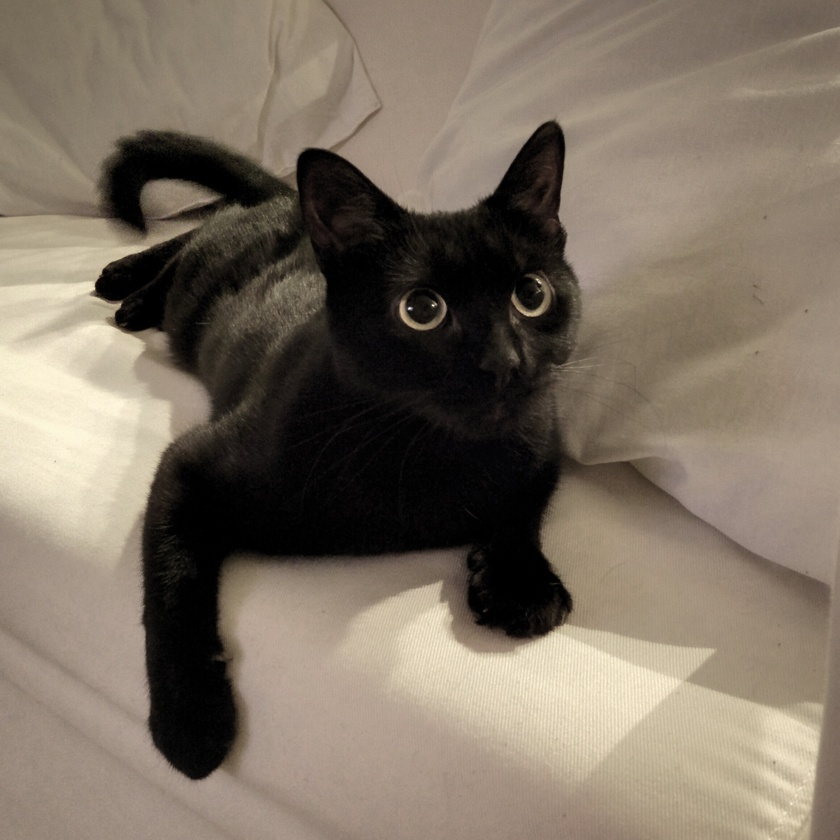
#> input picture input/cat.jpg, 840 x 840 px, shrunk from 2318 x 2318 before the run; its folder holds only this picture in this run
$ python ascii_art.py
#> lines starting #> are read from the running program, lines starting #| are printed output that depends on the picture
from PIL import Image
import numpy as np
import requests
import shutil
import os
import argparse
from urllib.parse import urlparse


class AsciiConverter:
    # See http://paulbourke.net/dataformats/asciiart/ for examples of greyscale
    GSCALE1 = '$@B%8&WM#*oahkbdpqwmZO0QLCJUYXzcvunxrjft/\|()1{}[]?-_+~<>i!lI;:,"^`\'. '
    GSCALE2 = "@%#*+=-:. "

    def __init__(self, seventy_shades_of_grey, num_columns):
        self.num_columns = num_columns
        self.scale = 0.43  # Good default ratio of w/h for Courier font
        self.seventy_shades_of_grey = seventy_shades_of_grey

    def convert_image_to_greyscale(self, filename):
        self.image = Image.open(filename).convert("L")
        self.image_width, self.image_height = self.image.size[0], self.image.size[1]
        self.tile_width = self.image_width/self.num_columns  # Scale to desired output width
        self.tile_height = self.tile_width/self.scale  # Scale due to ratio and scale of the font
        self.rows = int(self.image_height/self.tile_height)  # Number of rows in the final grid

    def get_average_luminosity(self, image):
        image_array = np.array(image)  # 2D Array of brightness
        width, height = image_array.shape
        return np.average(image_array.reshape(width * height))  # Resize to flat array then compute average brightness

    def generate_ascii_content_of_image(self):
        ascii_image = []

        for j in range(self.rows):
            # Start and ending y-coords of image tiles, convert to int to bucketize
            y1 = int(j * self.tile_height)
            y2 = int((j + 1) * self.tile_height)

            # Because tiling only matches with width and height being exact multiples, correct last tile
            if j == self.rows - 1:
                y2 = self.image_height

            ascii_image.append("")
            for i in range(self.num_columns):
                x1 = int(i * self.tile_width)
                x2 = int((i + 1) * self.tile_width)
                # correct the last tile
                if i == self.num_columns - 1:
                    x2 = self.image_width

                # crop the image to extract the tile into another Image object
                img = self.image.crop((x1, y1, x2, y2))
                # get the average luminace
                average = int(self.get_average_luminosity(img))
                # look up the ASCII character for the greyscale value
                if self.seventy_shades_of_grey:
                    greyscale_value = self.GSCALE1[int((average * 69) / 255)]
                else:
                    greyscale_value = self.GSCALE2[int((average * 9) / 255)]
                # append the ASCII character to the string
                ascii_image[j] += greyscale_value  # TODO GREG slow - update using index
        return ascii_image

    def write_to_text_file(self, ascii_image, output_filename):
        with open(output_filename, 'w') as f:
            for row in ascii_image:
                f.write(row + '\n')


def do_convert(input_filename, output_filename, width=80, seventy_shades_of_grey=False):
    converter = AsciiConverter(seventy_shades_of_grey, width)
    converter.convert_image_to_greyscale(input_filename)
    ascii_image = converter.generate_ascii_content_of_image()
    converter.write_to_text_file(ascii_image, output_filename)


def get_image(url):
    filename = 'input/' + urlparse(url).path.split("/")[-1]
    if not os.path.isfile(filename):
        print("Downloading {} as {}".format(url, filename))
        response = requests.get(url, stream=True)
        with open(filename, 'wb') as out_file:
            shutil.copyfileobj(response.raw, out_file)
    return filename


def download_images(extra_urls):
    urls = [
        # good:
        'https://i.redd.it/707zkx33v1gx.jpg',
        'https://pixabay.com/static/uploads/photo/2013/08/11/19/37/flower-171644_960_720.jpg',
        'https://www.nostarch.com/sites/default/files/imagecache/product_full/pythonplay_cover-front_new.png',
        'http://wiki.gamedetectives.net/images/b/bf/Overwatch_logo.jpg',
        # bad:
        'https://i.redd.it/tm0ulqcxn2gx.jpg',
        'https://i.redd.it/t6favcxj9agx.jpg',
        'https://i.redd.it/7x5l6pdhtagx.jpg',
        'http://i.imgur.com/qN962rH.jpg',
        'http://i.kinja-img.com/gawker-media/image/upload/s---zKMfGT0--/c_scale,fl_progressive,q_80,w_800/19fk32sw3nt1wjpg.jpg'
    ]

    for url in urls + extra_urls:
        try:
            get_image(url)
        except:
            print(
                "Unable to download image {}. "
                "This is a convenience message because it's likely "
                "the hardcoded image selection will disappear.".format(url))


def convert_all_inputdir_files(width):
    for _, _, files in os.walk('input/'):
        for filename in files:
            print("Converting: ", filename)
            input_filename = 'input/' + filename
            output_filename = "output/" + filename.split(".")[0].replace(" ", "_")
            do_convert(input_filename, output_filename + "_10.txt", width, False)
            do_convert(input_filename, output_filename + "_70.txt", width, True)


def main(args):
    download_images(args.urls)
#> (the call stopped at in get_image, `response = requests.get(url, stream=True)`: the network is not available in this run)
    convert_all_inputdir_files(args.width)
#> in convert_image_to_greyscale, `self.image = Image.open(filename).convert("L")`:
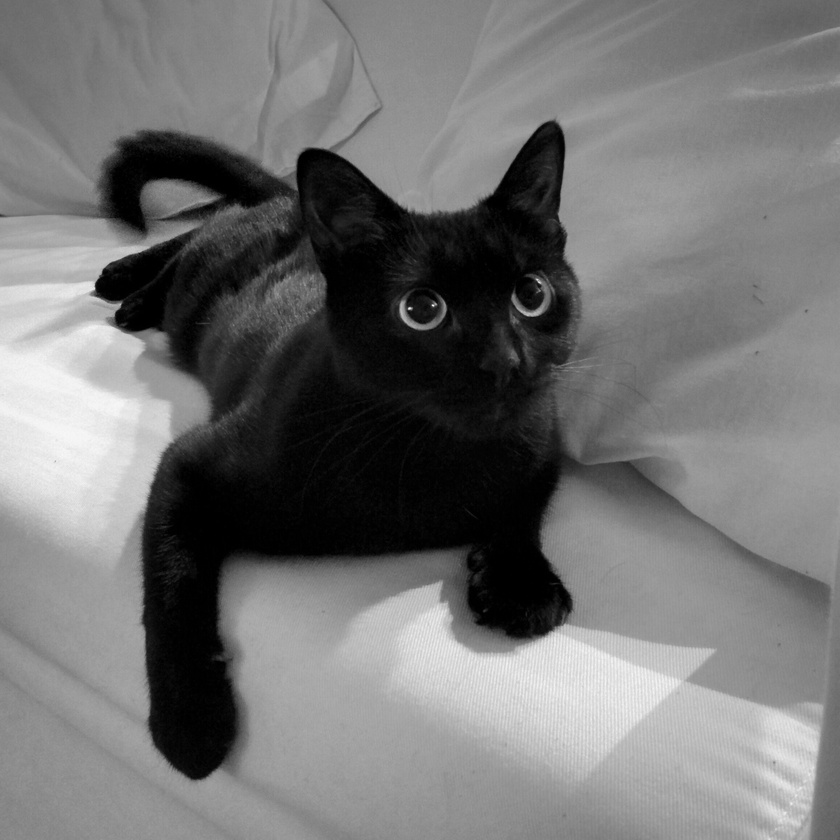
#> self.image: PIL image 840x840 L; min 0, max 251, mean 114.9
#> the loop in write_to_text_file, `for row in ascii_image:` made 34 passes
#> the loop in write_to_text_file (call 2), `for row in ascii_image:` made 34 passes


if __name__ == '__main__':
    parser = argparse.ArgumentParser(description='Create AsciiArt from images.')
    parser.add_argument('urls', default=[], type=str, nargs='*', help='Urls of images to use.')
    parser.add_argument('--width', nargs="?", metavar='w', default=80, type=int, help='An integer width for the output image.')
    args = parser.parse_args()
    main(args)
